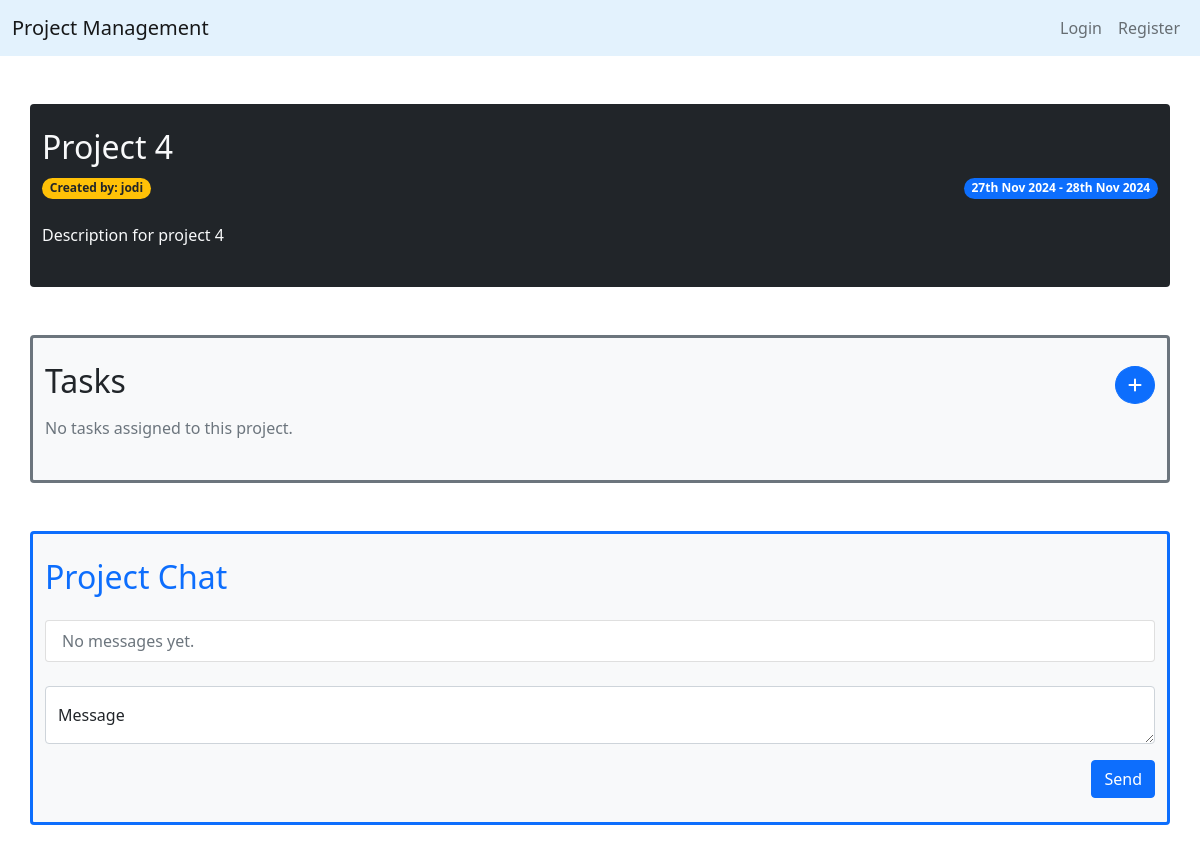
/projects/project/4, run on an earlier commit of the app's database.
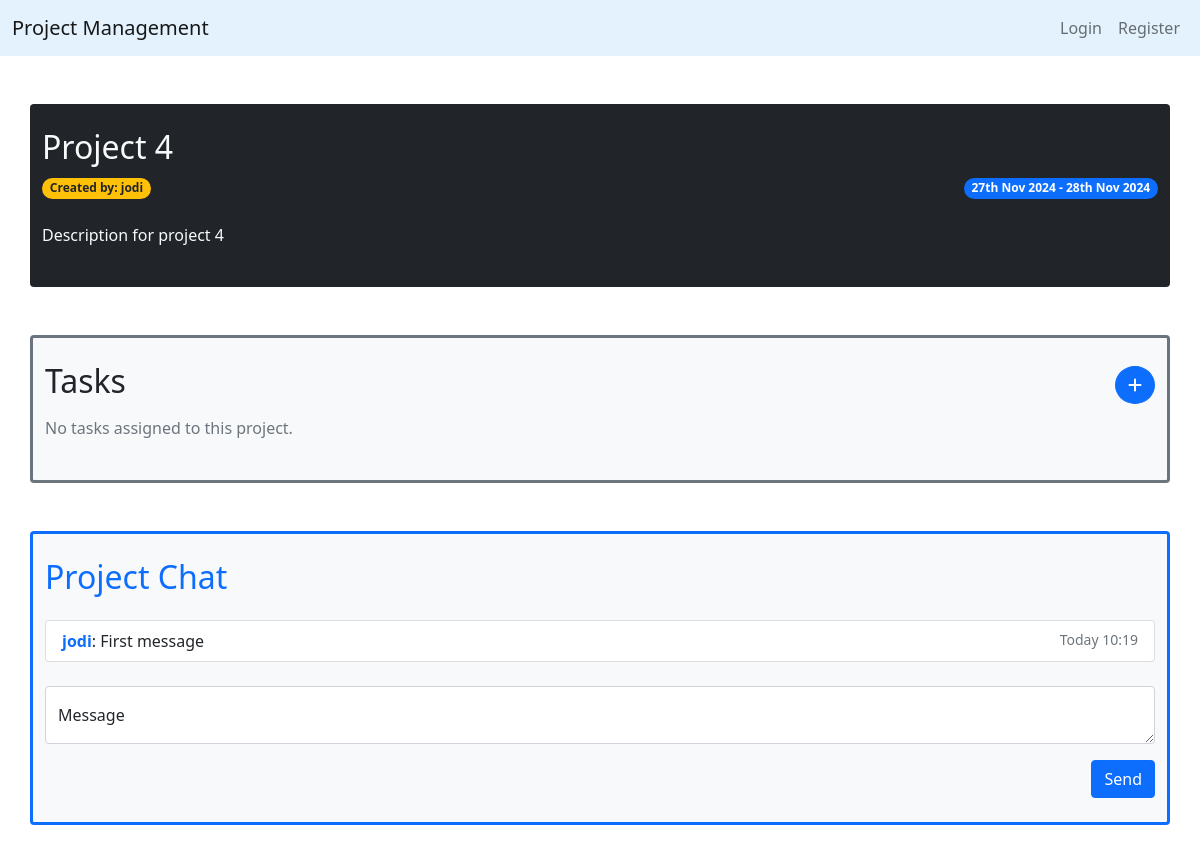
And on a later commit of the database.
### chat/models.py (models this page shows, shortened)
class ChatMessage(models.Model):
    project = models.ForeignKey(Project, on_delete=models.CASCADE, related_name='messages')
    user = models.ForeignKey(User, on_delete=models.CASCADE)
    message = models.TextField()
    timestamp = models.DateTimeField(auto_now_add=True)

### projects/views.py (the view, shortened to what this page needs)
# urls.py: path('project/<int:pk>', ProjectDetailView.as_view(), name='project-detail'),
class ProjectDetailView(DetailView):
    model = Project
    def get_context_data(self, **kwargs):
        context = super().get_context_data(**kwargs)
        context['tasks'] = self.object.tasks.all()
        chat_messages = self.object.messages.order_by('timestamp')
        now = timezone.now()
        for message in chat_messages:
            message_date = message.timestamp.date()
            message_time = message.timestamp.strftime('%H:%M')
            if message_date == now.date():
                message.display_timestamp = f"Today {message_time}"
            elif message_date == (now - timedelta(days=1)).date():
                message.display_timestamp = f"Yesterday {message_time}"
            else:
                message.display_timestamp = message.timestamp.strftime('%d %b %Y %H:%M')
        context['chat_messages'] = chat_messages
        return context

### projects/templates/projects/project_detail.html (shortened to what the changed rows need)
{% extends "projects/base.html" %}
{% block content %}
    <div class="container">
        <div class="row bg-dark text-light rounded my-5 py-4">
            <div class="col-12 col-md-9">
                <h2>{{ project.name }}</h1>
            </div>
        </div>
        <div class="row bg-light text-dark border border-secondary border-3 rounded my-5 py-4">
            <div class="col-12 d-flex justify-content-between align-items-center mb-2">
                <h2>Tasks</h2>
            </div>
        </div>
        <div class="row bg-light text-dark border border-primary border-3 rounded my-5 py-4">
            <div class="col-12 mb-3">
                <h2 class="text-primary">Project Chat</h2>
            </div>
            <div class="col-12 mb-4">
                <ul class="list-group">
                    {% if chat_messages.exists %}
                        {% for message in chat_messages %}
                            <li class="list-group-item">
                                <strong class="text-primary">{{ message.user.username }}</strong>:
                                <span>{{ message.message }}</span>
                                <small class="text-muted float-end">{{ message.display_timestamp }}</small>
                            </li>
                        {% endfor %}
                    {% else %}
                        <li class="list-group-item text-muted">No messages yet.</li>
                    {% endif %}
                </ul>
            </div>
        </div>
    </div>
{% endblock content %}

What changed in the data, as far as the page shows it:
added ChatMessage: user.username "jodi", message "First message", display_timestamp "Today 10:19"
Also different on the page:
text no longer shown: "No messages yet."
